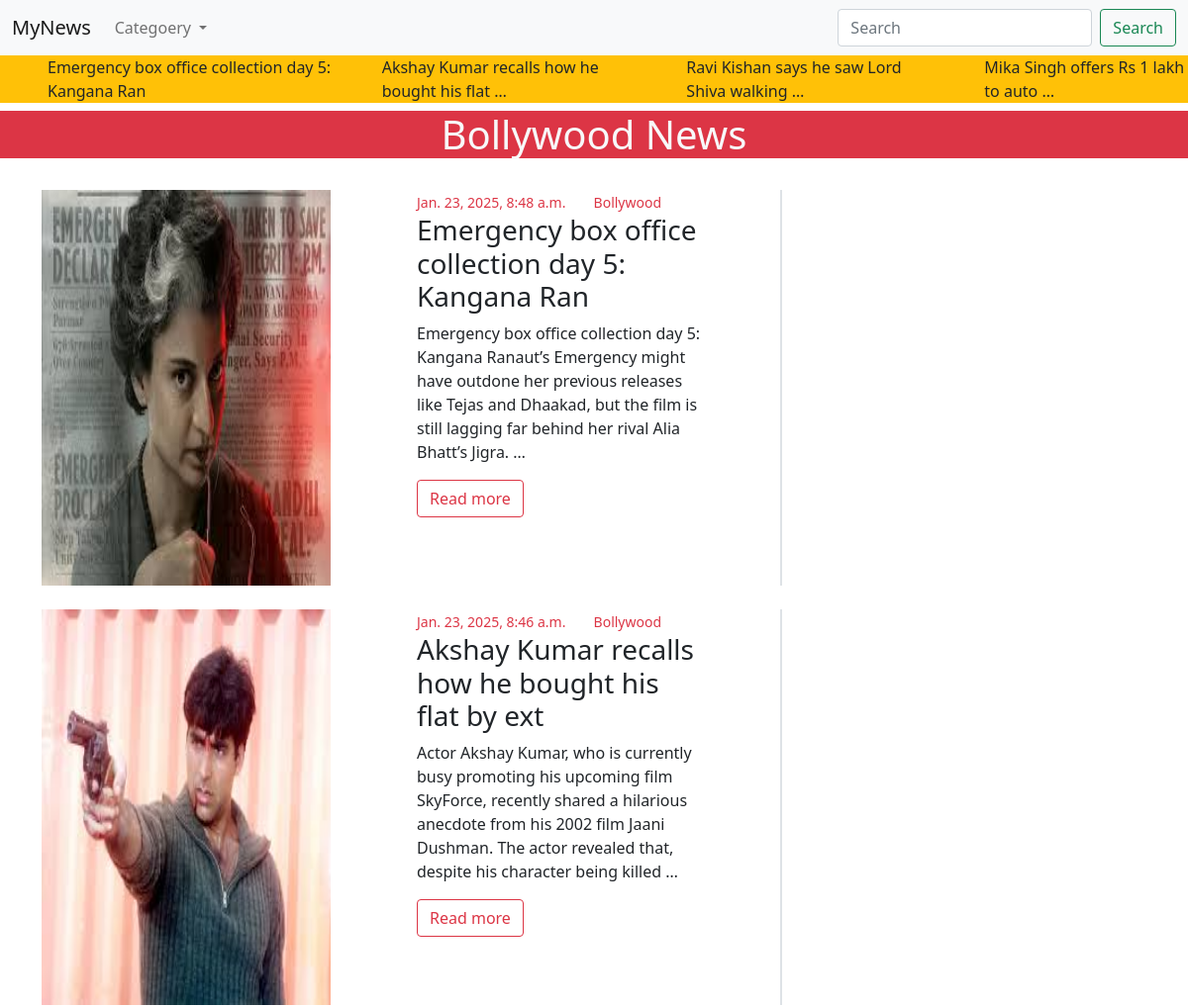
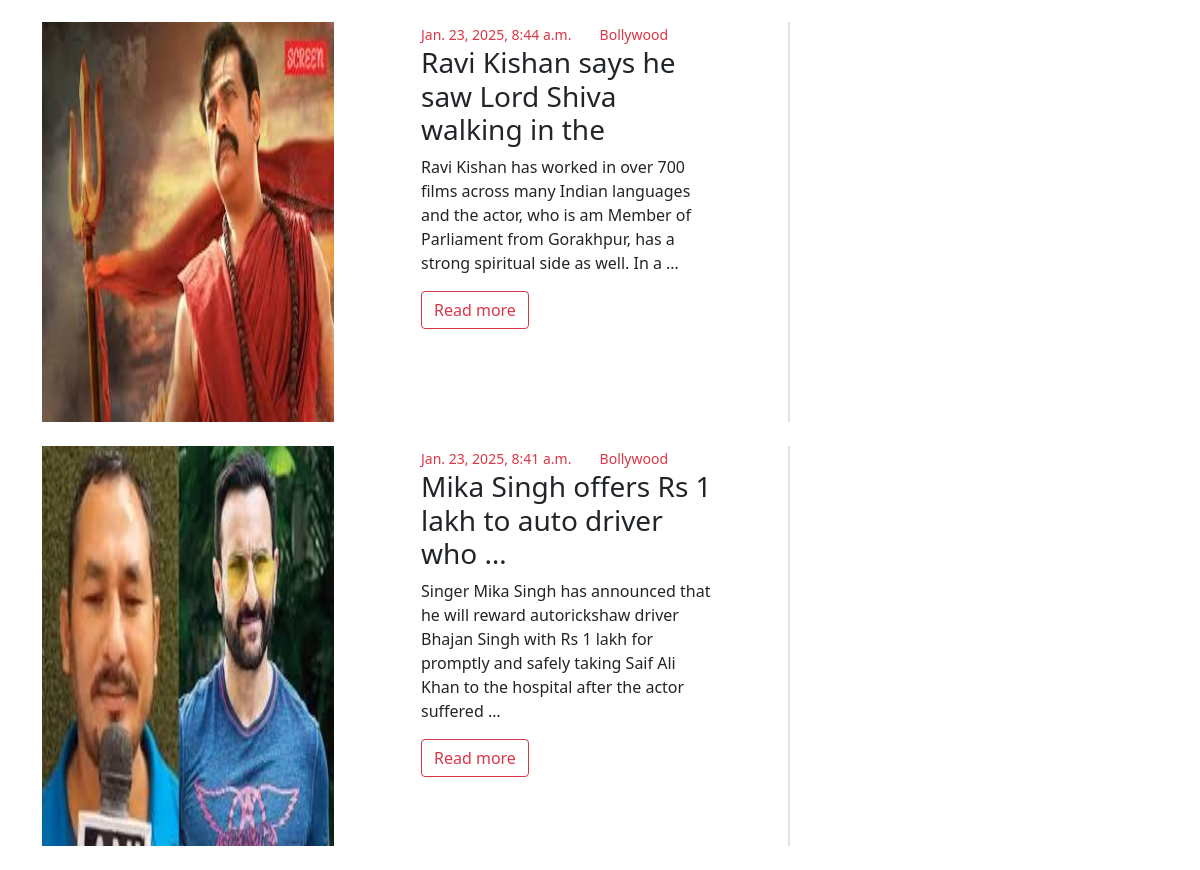
Page /Bollywood/ on the committed database (2 pictures, top to bottom).
### news/models.py (models this page shows, shortened)
class News(models.Model):
     user = models.ForeignKey(User,on_delete=models.SET_NULL, null=True , blank=True)
     Categoery = models.ForeignKey(Categoery,on_delete=models.CASCADE)
     title = models.CharField( max_length=50)
     description = models.TextField()
     img = models.ImageField( upload_to='News/')
     date = models.DateTimeField( auto_now_add=True)
     class Meta:
          verbose_name_plural = 'News'

class Categoery(models.Model):
     title = models.CharField( max_length=50)
     img = models.ImageField( upload_to='cate/')
     def __str__(self):
         return self.title

### News24/views.py (the view)
# urls.py: path('Bollywood/' ,views.bolly , name='bolly'),
def bolly(request):
    try:
        categoery = Categoery.objects.all()
        news = News.objects.filter( Categoery__title = 'Bollywood' ).order_by('-id')
        return render(request, 'bolly.html', {'categoery': categoery,'news': news })
    except:
        return render(request, 'eorrr.html')

### templates/bolly.html (shortened to what this page needs)
{% extends "base.html" %}
{% block con %}
<h1 class='bg-danger text-light text-center'> Bollywood News </h1>
    <section class="news">
      <div class="container">
        <div class="row">
          <div class="col-md-8">
            {% for news in news %}
            <div class="row border-end border-2 mb-4 mt-4" >
              <div class="col-md-5">
                <img src="/media/{{news.img}}" alt="" style="height:50vh; width:100%;">
              </div>
              <div class="col-md-5 offset-1">
                <small class='text-danger'>{{news.date}}</small>
                <small class='text-danger ms-4 '>{{news.Categoery}}</small>
                <h3 >{{news.title | truncatewords:10  }}</h3>
                <p>{{news.description | truncatewords:32}} </p>
                                <form class="d-flex" action="{% url "read" %}" method="POST" >
                  <button  class="btn btn-outline-danger" type="submit"> Read more</button>
                </form>
              </div>
            </div>
            {% endfor %}
          </div>
          <div class="col-md-4"></div>
        </div>
      </div>
    </section>
{% endblock con %}

### templates/base.html (shortened to what this page needs)
<!doctype html>
<html lang="en">
  <head>
    <link rel="stylesheet" href='./static/css/style.css'>
    <link href="https://cdn.jsdelivr.net/npm/bootstrap@5.0.2/dist/css/bootstrap.min.css" rel="stylesheet">
  </head>
  <body>
      <nav id='nav2' class="navbar navbar-expand-lg navbar-light bg-light">
        <div class="container-fluid">
          <a class="navbar-brand" href="{% url "home" %}">MyNews</a>
          <div class="collapse navbar-collapse" id="navbarSupportedContent">
            <ul class="navbar-nav me-auto mb-2 mb-lg-0">
              <li class="nav-item dropdown">
                <a class="nav-link dropdown-toggle" href="#" id="navbarDropdown" role="button" data-bs-toggle="dropdown" aria-expanded="false">
                  Categoery
                </a>
            </li>
            </ul>
            <form class="d-flex" action="{% url "search" %}" method="Get" >
              <input class="form-control me-2" type="search" name = 'search' placeholder="Search" aria-label="Search">
              <button  class="btn btn-outline-success" type="submit">Search</button>
            </form>
          </div>
        </div>
      </nav>
      <marquee class=' text-light bg-warning d-flex mb-2' behavior="" direction="">
          {% for news in news %}
           <a href=""  class='text-decoration-none text-dark ms-5'> {{news.title | truncatewords:8}}  </a>
          {% endfor %}
      </marquee>
    {% block con %}
    {% endblock con %}
  </body>
</html>

### static/css/style.css (style rules this page uses)
* { margin: 0; padding: 0; box-sizing: border-box; }

### rows in the picture
News: title "Emergency box office collection day 5: Kangana Ran", img (picture), date "Jan. 23, 2025, 8:48 a.m.", Categoery "Bollywood", description "Emergency box office collection day 5: Kangana Ranaut’s Emergency might have outdone her previous releases like Tejas and Dhaakad, but the film is still lagging far behind her rival Alia Bhatt’s Jigra. …"
News: title "Akshay Kumar recalls how he bought his flat …", img (picture), date "Jan. 23, 2025, 8:46 a.m.", Categoery "Bollywood", title "Akshay Kumar recalls how he bought his flat by ext", description "Actor Akshay Kumar, who is currently busy promoting his upcoming film SkyForce, recently shared a hilarious anecdote from his 2002 film Jaani Dushman. The actor revealed that, despite his character being killed …"
News: title "Ravi Kishan says he saw Lord Shiva walking …", img (picture), date "Jan. 23, 2025, 8:44 a.m.", Categoery "Bollywood", title "Ravi Kishan says he saw Lord Shiva walking in the", description "Ravi Kishan has worked in over 700 films across many Indian languages and the actor, who is am Member of Parliament from Gorakhpur, has a strong spiritual side as well. In a …"
News: title "Mika Singh offers Rs 1 lakh to auto …", img (picture), date "Jan. 23, 2025, 8:41 a.m.", Categoery "Bollywood", title "Mika Singh offers Rs 1 lakh to auto driver who …", description "Singer Mika Singh has announced that he will reward autorickshaw driver Bhajan Singh with Rs 1 lakh for promptly and safely taking Saif Ali Khan to the hospital after the actor suffered …"
